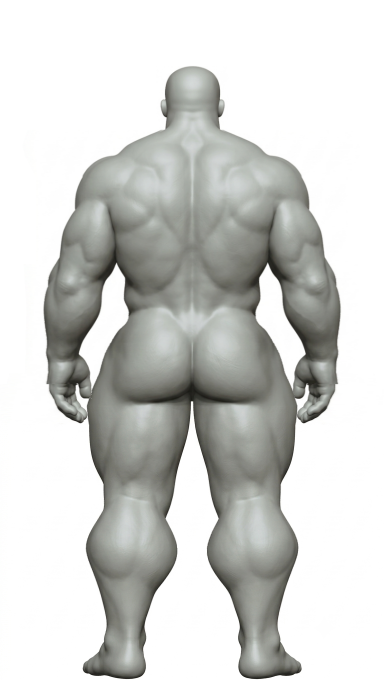
#> input picture 문서/자료/근육그림/대표칸/비율기준_뒤.png, 768 x 1376 px (shown at 1/2 size)
$ python '상체줄이기.py' '비율기준_뒤.png' '비율기준_앞.png' 1.0
#> lines starting #> are read from the running program, lines starting #| are printed output that depends on the picture; after the words box and inside, x2 and y2 are one past the last pixel; in counts of white or black regions, pixels touching at a corner belong together
### 문서/자료/근육그림/대표칸/비율고치기.py
import sys, numpy as np
from PIL import Image
from scipy import ndimage
HEAD_W, HEAD_H = 0.95, 0.95*0.90
SH, WA, HIP = 1.05, 0.95, 1.06
DIP = 0.0
MED = 0.09
TOP, CHIN, C, BODY0 = 31, 225, 384, 200
HX0, HX1 = 300, 469
def segs(row):
    x=np.where(row)[0]
    if len(x)==0: return []
    s=[];st=x[0];pv=x[0]
    for v in x[1:]:
        if v>pv+1: s.append((st,pv)); st=v
        pv=v
    s.append((st,pv)); return [(p,q) for p,q in s if q-p>2]
# [4 lines left out: function lerp, not called in this run]
EXTRA={}
def torso_f(y):
    return EXTRA.get(y,1.0)*torso_base(y)*(1+DIP*np.exp(-((y-720)/55.0)**2)+MED*np.exp(-((y-662)/28.0)**2))
# [38 lines left out: functions torso_base, run, not called in this run]
# [1 lines that do not run on import are left out]

### 문서/자료/근육그림/대표칸/상체줄이기.py
# 상체(가랑이 위)를 가로 · 세로 S 배로 — 다리는 그대로 (홍겸 님 10-10 "짧뚱 · 상체 5% 작게")
import sys, numpy as np
from PIL import Image; from scipy import ndimage
from 비율고치기 import segs, C
S=float(sys.argv[3]) if len(sys.argv)>3 else 0.95
YA=811          # 가랑이 높이(기준선)
T0,T1=740,811   # 이 사이에서 몸통 가로 배율이 S → 1 로 이어짐
def run(src,dst):
#> called with src = '비율기준_뒤.png', dst = '비율기준_앞.png'
    a=np.asarray(Image.open(src).convert('RGB')).astype(float)
    m=ndimage.binary_fill_holes(np.asarray(Image.open(src).convert('L'))<240)
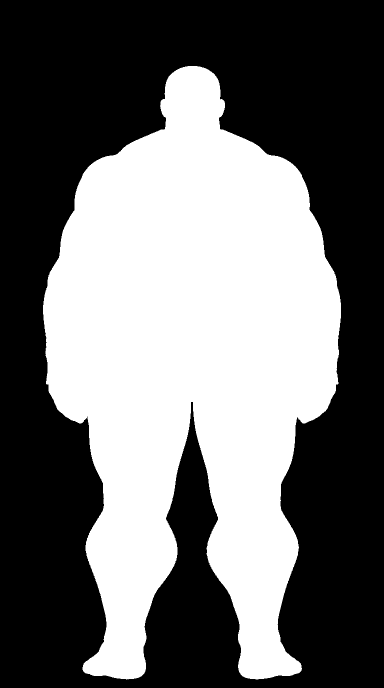
#> m: shape (1376, 768) bool (shown at 1/2 size); 42.9% white; 1 white region, box (x1, y1, x2, y2) and area: (86, 132, 682, 1359) 453694
    H,W=m.shape; xs=np.arange(W)
#> after `H, W = m.shape`: H = 1376; W = 768
#> after `xs = np.arange(W)`: xs = 768 values from 0 to 767
    # 1) 가로: 원래 행마다
    hz=np.full_like(a,255.0)
    for y in range(H):
        sg=segs(m[y])
        if not sg: continue
        I=[s for s in sg if abs((s[0]+s[1])/2-C)<=210]; L=[s for s in sg if (s[0]+s[1])/2<C-210]; R=[s for s in sg if (s[0]+s[1])/2>C+210]
        if y<T0 or not I:
            f_t=S if y<YA else 1.0
            if L and R and I and y>=T0:
                pass
            else:
                sx=C+(xs-C)/f_t
                for ch in range(3): hz[y,:,ch]=np.interp(sx,xs,a[y,:,ch],left=255,right=255)
                continue
        f_t=S+(1-S)*min(max((y-T0)/(T1-T0),0),1) if y<YA else 1.0
        if L and R:
            Lp,Lq=L[0][0],L[-1][1]; Rp,Rq=R[0][0],R[-1][1]; Ip,Iq=I[0][0],I[-1][1]
            sc=lambda v:C+(v-C)*S
            src_k=[0,Lp,Lq,Ip,Iq,Rp,Rq,W-1]; dst_k=[0,sc(Lp),sc(Lq),C+(Ip-C)*f_t,C+(Iq-C)*f_t,sc(Rp),sc(Rq),W-1]
            sx=np.interp(xs,dst_k,src_k)
        else:
            sx=C+(xs-C)/f_t
        for ch in range(3): hz[y,:,ch]=np.interp(sx,xs,a[y,:,ch],left=255,right=255)
    # 2) 세로: 가랑이 위를 S 배로 눌러 가랑이 쪽으로
    out=np.full_like(a,255.0)
    for yo in range(H):
        ys=yo if yo>=YA else YA-(YA-yo)/S
        if ys<0: continue
        y0=int(np.floor(ys)); t=ys-y0; y1=min(y0+1,H-1)
        out[yo]=hz[y0]*(1-t)+hz[y1]*t
    Image.fromarray(out.clip(0,255).astype(np.uint8)).save(dst)
run(sys.argv[1],sys.argv[2])
